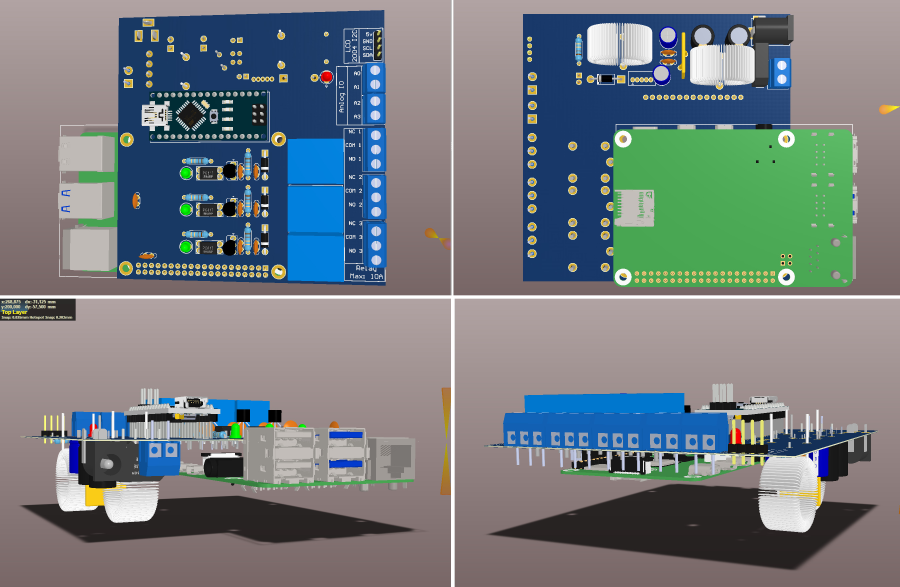
#> input picture 1_Phần cứng/pcb.jpg, 2700 x 1760 px, given in place of lmonitor?channel=1&subtype=00&authbasic=YWRtaW46QWRtaW4xMjM=, which was not available (shown at 1/3 size)
$ python AI.py
#> lines starting #> are read from the running program, lines starting #| are printed output that depends on the picture; after the words box and inside, x2 and y2 are one past the last pixel; in counts of white or black regions, pixels touching at a corner belong together; pictures that were not available may be replaced by others from this repository, and a replacement may not be noted
# detect.py
import argparse
import datetime
import cv2
import imutils
rtsp = 'rtsp://admin:Admin123@192.168.32.204/cam/realmonitor?channel=1&subtype=00&authbasic=YWRtaW46QWRtaW4xMjM='
rtsp2 = 'rtsp://admin:Admin123@192.168.32.202:554/Streaming/Channels/101'
# Tham số đầu vào
ap = argparse.ArgumentParser()
ap.add_argument("-v", "--video", help="Nguồn video mặc định 0 là sử dụng webcam", default='0', type=str)
ap.add_argument("-a", "--min-area", type=int, default=250, help="Kích thước nhỏ nhất của đối tượng")
ap.add_argument("-b", "--background", type=str, default=None, help="Ảnh background")
args = vars(ap.parse_args())

# Chọn nguồn video đầu vào
if args['video'] == '0':
    capture = cv2.VideoCapture(rtsp)
else:
    capture = cv2.VideoCapture(args['video'])
# Khởi tạo ảnh background nếu không chuyền vào thì ta lấy ảnh đầu tiên làm background
first_frame = None
if args['background'] is not None:
    first_frame = cv2.imread(args['background'])
    #  Chuyển ảnh đầu vào về ảnh xám
    first_gray = cv2.cvtColor(first_frame, cv2.COLOR_BGR2GRAY)
    # Làm mờ ảnh
    first_gray = cv2.GaussianBlur(first_gray, (21, 21), 0)

idx = 0
#  Xác định vùng quan sát trên ảnh
top_left, bottom_right = (165, 130), (200, 30)
#  Lặp lần lượt từng frame của video
while True:
    ret, frame = capture.read()
#> frame is the input picture: shape (1760, 2700, 3); mean B, G, R 127.1, 123.7, 115.7
    if frame is None:
        break
    text = "An toan"
    # Resize ảnh về kích thước cố định
    frame = imutils.resize(frame, width=500)
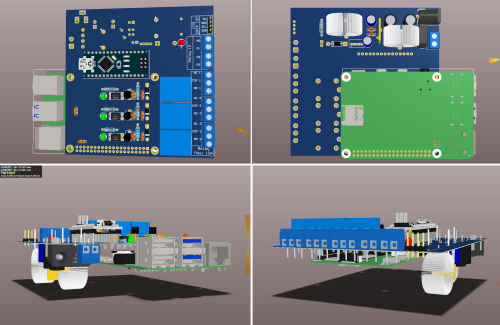
#> frame: shape (325, 500, 3); mean B, G, R 127.1, 123.7, 115.7
    gray = cv2.cvtColor(frame, cv2.COLOR_BGR2GRAY)
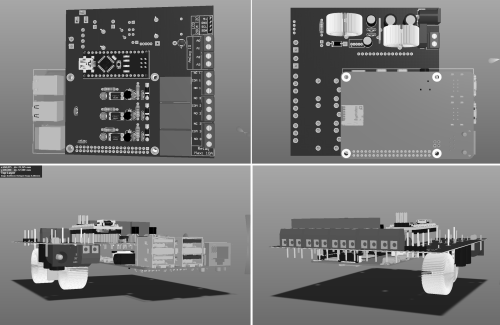
#> gray: shape (325, 500); min 0, max 255, mean 121.6
    gray = cv2.GaussianBlur(gray, (21, 21), 0)
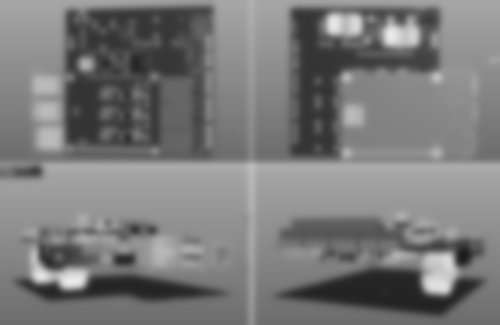
#> gray: shape (325, 500); min 27, max 234, mean 121.6

    # cv2.imshow("Current frame", frame)

    # Nếu tạo ảnh background nếu không được chuyền vào
    if first_frame is None:
        first_frame = frame
        first_gray = cv2.cvtColor(first_frame, cv2.COLOR_BGR2GRAY)
        first_gray = cv2.GaussianBlur(first_gray, (21, 21), 0)

    # Tính sự khác biệt giữa ảnh hiện tại và ảnh background
    frameDelta = cv2.absdiff(first_gray, gray)
#> frameDelta: shape (325, 500); every value is 0
    # Sử dụng threshold để chuyển ảnh về dụng nhị phân
    thresh = cv2.threshold(frameDelta, 25, 255, cv2.THRESH_BINARY)[1]
    # Thực hiện dãn nở ảnh để làm rõ các cùng vùng màu trắng trong ảnh
    thresh = cv2.dilate(thresh, None, iterations=2)
    # Xác định đường bao cho các đối tượng thu được
    cnts = cv2.findContours(thresh.copy(), cv2.RETR_EXTERNAL,
                            cv2.CHAIN_APPROX_SIMPLE)
#> cnts = 0 contours
    cnts = imutils.grab_contours(cnts)
#> cnts = []
    # Xác định vùng cần kiểm tra
    cv2.rectangle(frame, top_left, bottom_right, (0, 255, 0), 2)
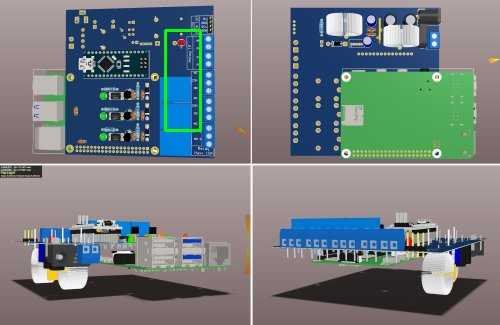
#> frame: shape (325, 500, 3); 0.5% of pixels changed, all inside (x1, y1, x2, y2) = (164, 29, 202, 132)
    for c in cnts:
        # Loại bỏ các đối tượng có kích thước nhỏ
        if cv2.contourArea(c) < args["min_area"]:
            continue
        # Lấy tọa độ của hình chữ nhật bao quanh đối tượng
        (x, y, w, h) = cv2.boundingRect(c)
        # Xác định tâm của đối tượng
        center_x = x + w / 2
        center_y = y + h / 2
        # Kiểm tra đối tượng có nằm trong khu vực quan sát hay không
        logic = top_left[0] < center_x < bottom_right[0] and top_left[1] < center_y < bottom_right[1]
        if logic:
            cv2.rectangle(frame, (x, y), (x + w, y + h), (0, 0, 255), 2)
            text = "Co xam nhap"
            # Hiện cảnh báo lên hình
            cv2.putText(frame, "Tinh trang: {}".format(text), (10, 20),
                        cv2.FONT_HERSHEY_SIMPLEX, 0.5, (0, 0, 255), 2)
        cv2.putText(frame, datetime.datetime.now().strftime("%A %d %B %Y %I:%M:%S%p"),
                    (10, frame.shape[0] - 10), cv2.FONT_HERSHEY_SIMPLEX, 0.35, (0, 0, 255), 1)
#> this loop made 0 passes
        # show the frame and record if the user presses a key
    cv2.imshow("Camera an ninh", frame)
    cv2.imshow("Thresh", thresh)
    cv2.imwrite('../images/{}_result.jpg'.format(idx), frame)
    # cv2.imwrite('../images/{}_delta.jpg'.format(idx), frameDelta)
    # cv2.imshow("Frame Delta", frameDelta)
    idx += 1
    keyboard = cv2.waitKey(30)
#> (key Esc is pressed here)
    if keyboard == 'q' or keyboard == 27:
        break
cv2.destroyAllWindows()

$ run again, on 1_Phần cứng/tủ.jpg
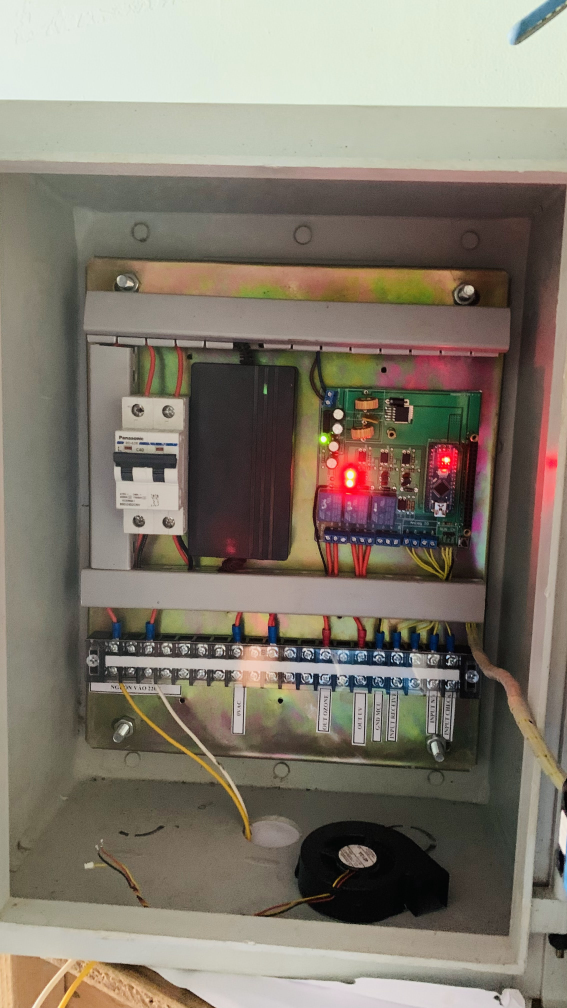
#> input picture 1_Phần cứng/tủ.jpg, 2268 x 4032 px, given in place of lmonitor?channel=1&subtype=00&authbasic=YWRtaW46QWRtaW4xMjM=, which was not available (shown at 1/4 size)
#> frame is the input picture: shape (4032, 2268, 3); mean B, G, R 109.3, 122.2, 130.1
#> `gray = cv2.GaussianBlur(gray, (21, 21), 0)`:
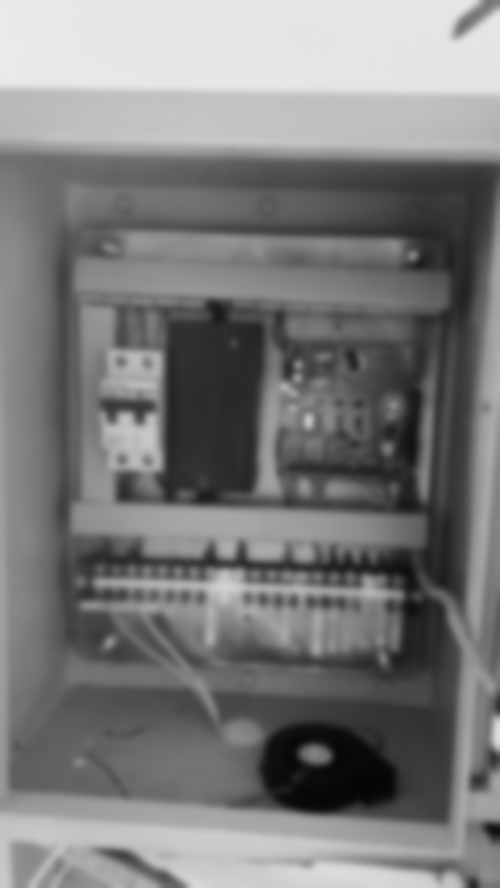
#> gray: shape (888, 500); min 5, max 234, mean 123.1
#> frameDelta: shape (888, 500); every value is 0
#> `cnts = cv2.findContours(thresh.copy(), cv2.RETR_EXTERNAL, cv2.CHAIN_AP..`: cnts = 0 contours
#> `cnts = imutils.grab_contours(cnts)`: cnts = []
#> `cv2.rectangle(frame, top_left, bottom_right, (0, 255, 0), 2)`:
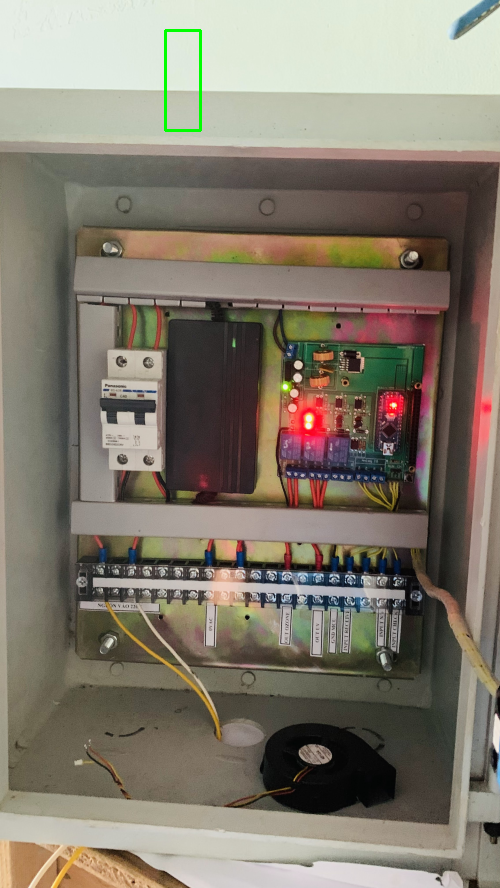
#> frame: shape (888, 500, 3); mean B, G, R 108.9, 122.3, 129.7
